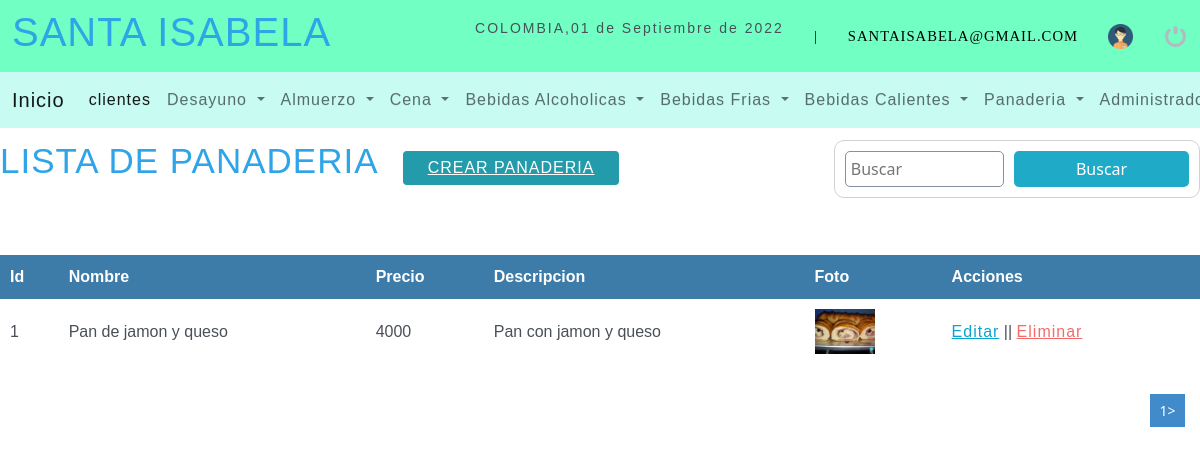
The page /sistema/Listar_Panaderia.php (signed in) on the database its author committed.
### tables this page shows
CREATE TABLE `panaderia` (
  `id_panaderia` int(10) NOT NULL,
  `nombre` varchar(50) NOT NULL,
  `precio` int(10) NOT NULL,
  `descripcion` varchar(150) NOT NULL,
  `foto` varchar(300) NOT NULL,
  `estatus` int(11) NOT NULL DEFAULT '1'
);

### sistema/Listar_Panaderia.php (the view, shortened to what this page needs)
<?php
include '../conexion.php';
?>
<!DOCTYPE html>
<html lang="es">
<head>
	<?php include "includes/scripts.php";?>
     <link rel="stylesheet" type="text/css" href="css/listar_administrador.css">
</head>
<body>
<?php include "includes/header.php";?>
	<section id="container">
    <h1>LISTA DE PANADERIA</h1>
    <a href="Registro_Panaderia.php" class="btn_new"> CREAR PANADERIA</a>
    <form action="Buscar_Panaderia.php" method="get" class="form-search">
        <input type="text" name="busqueda" id="busqueda" placeholder="Buscar" >
        <input type="submit" value="Buscar" class="btn_search">
    </form>
    <table>
        <tr>
            <th>Id</th>
            <th>Nombre</th>
            <th>Precio</th>
            <th>Descripcion</th>
            <th>Foto</th>
            <th>Acciones</th>
         </tr>
         <?php
         $sql_register=mysqli_query($conexion,"SELECT COUNT(*) as total_registro FROM panaderia  WHERE estatus=1");
         $result_register=mysqli_fetch_array($sql_register);
         $total_registro=$result_register['total_registro'];
         $por_pagina=10;
         if(empty($_GET['pagina']))
         {
             $pagina=1;
         }else{
             $pagina=$_GET['pagina'];
         }
         $desde=($pagina-1)*$por_pagina;
         $total_paginas=ceil($total_registro/$por_pagina);
         $query=mysqli_query($conexion,"SELECT id_panaderia,nombre,precio,descripcion,foto FROM panaderia WHERE estatus=1 ORDER  BY id_panaderia ASC LIMIT $desde,$por_pagina");
         $result=mysqli_num_rows($query);
         if($result >0){
             while($data=mysqli_fetch_array($query)){
                if($data['foto']!='img_producto.png'){
                    $foto='img/panaderia/'.$data['foto'];
                }else{
                    $foto='img/'.$data['foto'];
                }
           ?>
         <tr>
             <td><?php echo $data["id_panaderia"];?></td>
             <td><?php echo $data["nombre"];?></td>
             <td><?php echo $data["precio"];?></td>
             <td><?php echo $data["descripcion"];?></td>
             <td class="img_producto"><img   width="60px" src="<?php echo $foto;?>" alt="<?php echo $data["nombre"];?>"></td>
             <td>
                 <a  class="link_edit" href="Editar_Panaderia.php?id=<?php echo $data["id_panaderia"];?>">Editar</a>  ||
                 <a class="link_delete" href="Eliminar_Panaderia.php?id=<?php echo $data["id_panaderia"];?>">Eliminar</a>
             </td>
         </tr>
 <?php
        }
    }
    ?>
    </table>
    <div class="paginador">
        <ul>
        <?php
        for($i=1; $i <=$total_paginas; $i++){
            if($i==$pagina)
            {
                echo '<li class="pageSelected">'.$i.'></li>';
            }else{
                echo '<li><a href="?pagina='.$i.'">'.$i.'</a></li>';
            }
        }
        ?>
        </ul>
    </div>
	</section>
</body>
</html>

### sistema/css/header.css (style rules this page uses)
* { margin: 0; padding: 0; box-sizing: border-box; }
body { background: #ededed; }
h1, h2, h3, h4, h5, h6 { font-family: 'arial'; font-weight: bold; letter-spacing: 1px; }
h1 { font-size: 26px; }
a { text-decoration: none; font-family: arial; letter-spacing: 1px; }

### sistema/css/registrar.css (style rules this page uses)
* { margin:0px; padding: 0px; box-sizing:border-box; }
form { background:#fff ; margin:auto ; padding: 20px 50px; border: 1px solid #d1d1d1; }
input,select { display: block; width: 100%; font-size: 11pt; padding: 5px; border: 1px solid #85929e; border-radius: 5px; }

### sistema/css/listar_administrador.css (style rules this page uses)
* { margin: 0; padding: 0; box-sizing: border-box; }
#container h1 { margin-top: 140px; font-size:35px ; display: inline-block; }
.btn_new { display: inline-block; background: #239baa; color: #fff; padding: 5px 25px; border-radius: 4px; margin: 20px; }
table { margin-top: 50px; border-collapse: collapse; font-size: 12pt; font-family: 'arial'; width: 100%; }
table th { text-align: left; padding: 10px; background: #3d7ba8; color:#fff; }
table tr:nth-child(odd) { background: #fff; }
table td { padding: 10px; }
.link_edit { color: #0ca4ce; }
.link_delete { color: #f26b6b; }
.paginador ul { padding: 15px; list-style: none; background: #fff; margin-top: 15px; display: -webkit-flex; display: -moz-flex; display: -ms-flex; display: -o-flex; display: flex; justify-content: flex-end; }
.paginador a,.pageSelected { color: #428bca; border: 1px solid #ddd; padding: 5px; display: inline-block; font-size: 14px; text-align: center; width: 35px; }
.pageSelected { color: #fff; background: #428bca; border: 1px solid #428bca; }
.form-search { margin-top: 140px; display: -webkit-flex; display: -moz-flex; display: -ms-flex; display: -o-flex; display: flex; float: right; background: initial; padding: 10px; border-radius: 10px; }
.form-search .btn_search { background: #1faac8; color: #fff; padding: 0 20px; border: 0; cursor: pointer; margin-left: 10px; }
.img_producto img { width: 60px; height: auto; margin: auto; }

### sistema/css/eliminar_administrador.css (style rules this page uses)
* { margin:0px; padding: 0px; box-sizing:border-box; }

### rows shown on the page
panaderia: id_panaderia "1", nombre "Pan de jamon y queso", precio "4000", descripcion "Pan con jamon y queso", foto (picture)

### other values the page prints
fechac() "01 de Septiembre de 2022"
$_SESSION['correo'] "SANTAISABELA@GMAIL.COM"
